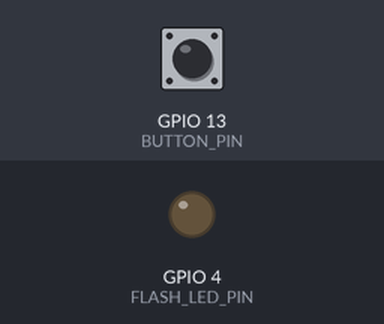
The sketch below on a simulated ESP32. On the bench: output pins drawn as LEDs (lit = HIGH). The test bench sets the inputs (shaded band); at power-on: GPIO 13 (BUTTON_PIN) HIGH. WiFi joins after 1.5 s; servers stay silent unless stated; uploads are accepted with an empty reply; the camera gives no picture; what the sketch prints to the serial monitor is not drawn.

Above: at 4.0 s.
4.1 s: GPIO 13 (BUTTON_PIN) pulled LOW for 0.15 s
At 4.2 s:
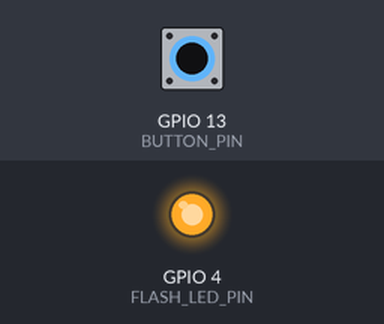
Timing chart, 0 to 7.1 s (numbered marks = the images above; inputs shaded):
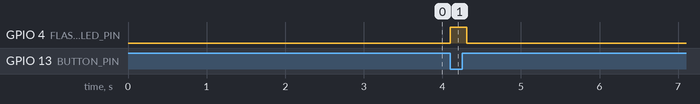

The sketch:

Hardware-code.ino
```cpp
#include "esp_camera.h"
#include <WiFi.h>
#include <WebServer.h>
#include <HTTPClient.h>

// Wi-Fi credentials
const char* ssid = "realme 5i";
const char* password = "15082003";

// Pin Definitions
#define BUTTON_PIN 13
#define FLASH_LED_PIN 4  // Flash LED pin

WebServer server(80);
camera_fb_t* lastCapturedPhoto = NULL;

// AI Thinker pin configuration
#define PWDN_GPIO_NUM     32
#define RESET_GPIO_NUM    -1
#define XCLK_GPIO_NUM      0
#define SIOD_GPIO_NUM     26
#define SIOC_GPIO_NUM     27
#define Y9_GPIO_NUM       35
#define Y8_GPIO_NUM       34
#define Y7_GPIO_NUM       39
#define Y6_GPIO_NUM       36
#define Y5_GPIO_NUM       21
#define Y4_GPIO_NUM       19
#define Y3_GPIO_NUM       18
#define Y2_GPIO_NUM        5
#define VSYNC_GPIO_NUM    25
#define HREF_GPIO_NUM     23
#define PCLK_GPIO_NUM     22

// Capture a photo and store in RAM
void capturePhoto() {
  if (lastCapturedPhoto) {
    esp_camera_fb_return(lastCapturedPhoto);  // Free memory
    lastCapturedPhoto = NULL;
  }

  digitalWrite(FLASH_LED_PIN, HIGH); // Turn ON flash
  delay(150);                        // Let flash stabilize

  lastCapturedPhoto = esp_camera_fb_get();

  digitalWrite(FLASH_LED_PIN, LOW);  // Turn OFF flash

  if (!lastCapturedPhoto) {
    Serial.println("Camera capture failed");
  } else {
    Serial.println("Photo captured!");
  }
}

// Notify Python server on PC
void notifyPythonServer() {
  if (WiFi.status() == WL_CONNECTED) {
    HTTPClient http;
    http.begin("http://192.168.43.121:5000/trigger");
    http.addHeader("Content-Type", "application/json");

    int httpResponseCode = http.POST("{\"message\": \"photo captured\"}");

    if (httpResponseCode > 0) {
      String response = http.getString();
      Serial.println("Server response: " + response);
    } else {
      Serial.print("Error on sending POST: ");
      Serial.println(httpResponseCode);
    }

    http.end();
  } else {
    Serial.println("WiFi not connected");
  }
}

// Serve UI and photo
void startCameraServer() {
  server.on("/", HTTP_GET, []() {
    String html = R"rawliteral(
      <html><head><title>ESP32-CAM</title></head><body>
      <h2>ESP32-CAM Button Trigger</h2>
      <p>Press the hardware button to capture a photo.</p>
      <p><a href="/photo"><button>📷 View Last Photo</button></a></p>
      </body></html>
    )rawliteral";
    server.send(200, "text/html", html);
  });

  server.on("/photo", HTTP_GET, []() {
    if (lastCapturedPhoto) {
      server.sendHeader("Content-Type", "image/jpeg");
      server.sendHeader("Content-Disposition", "inline; filename=capture.jpg");
      server.send_P(200, "image/jpeg", (const char*)lastCapturedPhoto->buf, lastCapturedPhoto->len);
    } else {
      server.send(200, "text/plain", "No photo captured yet.");
    }
  });

  server.begin();
  Serial.println("HTTP server started");
}

void setup() {
  Serial.begin(115200);
  delay(1000);

  pinMode(BUTTON_PIN, INPUT_PULLUP); // Button with pull-up
  pinMode(FLASH_LED_PIN, OUTPUT);    // Flash pin
  digitalWrite(FLASH_LED_PIN, LOW);  // Initially OFF

  // Camera configuration
  camera_config_t config;
  config.ledc_channel = LEDC_CHANNEL_0;
  config.ledc_timer   = LEDC_TIMER_0;
  config.pin_d0       = Y2_GPIO_NUM;
  config.pin_d1       = Y3_GPIO_NUM;
  config.pin_d2       = Y4_GPIO_NUM;
  config.pin_d3       = Y5_GPIO_NUM;
  config.pin_d4       = Y6_GPIO_NUM;
  config.pin_d5       = Y7_GPIO_NUM;
  config.pin_d6       = Y8_GPIO_NUM;
  config.pin_d7       = Y9_GPIO_NUM;
  config.pin_xclk     = XCLK_GPIO_NUM;
  config.pin_pclk     = PCLK_GPIO_NUM;
  config.pin_vsync    = VSYNC_GPIO_NUM;
  config.pin_href     = HREF_GPIO_NUM;
  config.pin_sscb_sda = SIOD_GPIO_NUM;
  config.pin_sscb_scl = SIOC_GPIO_NUM;
  config.pin_pwdn     = PWDN_GPIO_NUM;
  config.pin_reset    = RESET_GPIO_NUM;
  config.xclk_freq_hz = 20000000;
  config.pixel_format = PIXFORMAT_JPEG;
  config.frame_size   = FRAMESIZE_VGA;   // Higher resolution than VGA
  config.jpeg_quality = 9;               // Better image quality (lower is better)
  config.fb_count     = 1;

  if (esp_camera_init(&config) != ESP_OK) {
    Serial.println("Camera init failed");
    return;
  }

  // Connect to Wi-Fi
  WiFi.begin(ssid, password);
  Serial.print("Connecting");
  while (WiFi.status() != WL_CONNECTED) {
    delay(500);
    Serial.print(".");
  }

  Serial.println("\nWiFi connected");
  Serial.print("ESP32 IP: ");
  Serial.println(WiFi.localIP());

  startCameraServer();
}

void loop() {
  server.handleClient();

  static bool lastButtonState = HIGH;
  bool currentState = digitalRead(BUTTON_PIN);

  if (lastButtonState == HIGH && currentState == LOW) {
    Serial.println("Button pressed!");
    capturePhoto();           // Take the photo with flash
    notifyPythonServer();     // Notify PC
    delay(500);               // Debounce
  }

  lastButtonState = currentState;
}
```

Measured:
- after the input at 4.1 s, GPIO 4 (FLASH_LED_PIN): LOW → HIGH at once, → LOW 0.21 s later
